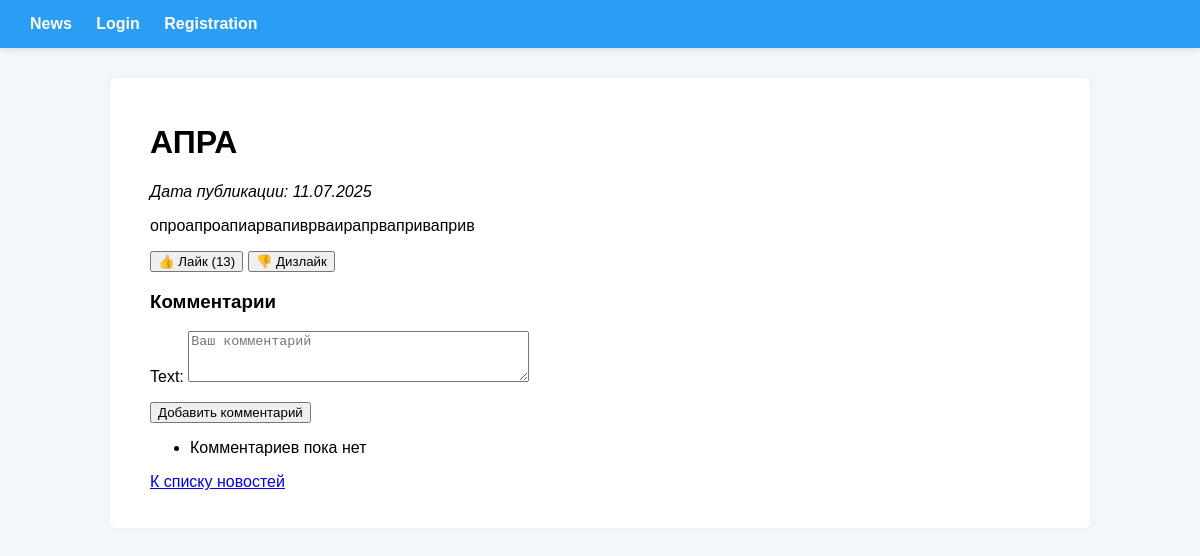
/news/news/52/, run on an earlier commit of the app's database.
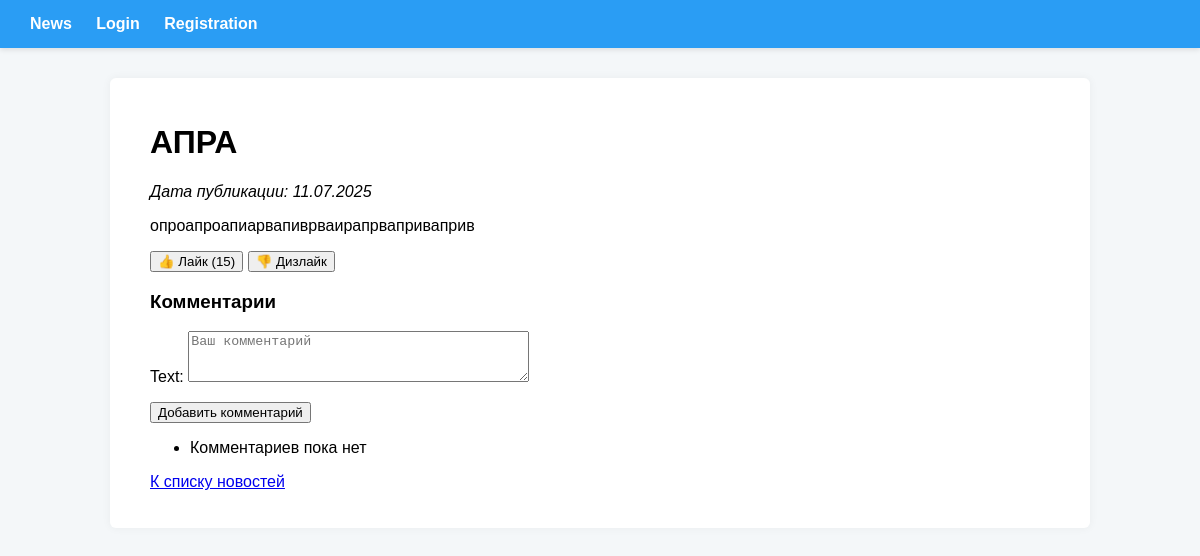
And on a later commit of the database.
### news/models.py (models this page shows, shortened)
class Post(models.Model):
    POST_TYPE_CHOICES = [
        ('article', _('Статья')),
        ('news', _('Новость')),
    ]
    author = models.ForeignKey(Author, on_delete=models.CASCADE, related_name='posts')
    post_type = models.CharField(max_length=10, choices=POST_TYPE_CHOICES)
    created_at = models.DateTimeField(auto_now_add=True)
    updated_at = models.DateTimeField(auto_now=True)
    categories = models.ManyToManyField(Category, through='PostCategory')
    title = models.CharField(max_length=255)
    content = models.TextField()
    rating = models.IntegerField(default=0)

### news/views.py (the view, shortened to what this page needs)
# urls.py: path('news/<int:pk>/', NewsDetailViewWithComments.as_view(), name='news_detail'),
class NewsDetailViewWithComments(View):
    def get(self, request, pk):
        news = get_object_or_404(Post, pk=pk, post_type='news')
        form = CommentForm()
        comments = news.comments.all().order_by('-created_at')
        return render(request, 'news/news_detail.html', {'item': news, 'form': form, 'comments': comments})

### news/forms.py
class CommentForm(forms.ModelForm):
    class Meta:
        model = Comment
        fields = ['text']
        widgets = {
            'text': forms.Textarea(attrs={'rows': 3, 'placeholder': 'Ваш комментарий'})
        }

### news/templates/news/news_detail.html (shortened to what this page needs)
{% extends "base.html" %}
{% block content %}
<h1>{{ item.title }}</h1>
<p><em>Дата публикации: {{ item.created_at|date:"d.m.Y" }}</em></p>
<p>{{ item.content }}</p>
<p>
<form action="{% url 'news_like' item.pk %}" method="post" style="display:inline;">
  <button type="submit">👍 Лайк ({{ item.rating }})</button>
</form>
<form action="{% url 'news_dislike' item.pk %}" method="post" style="display:inline;">
  <button type="submit">👎 Дизлайк</button>
</form>
</p>
<h3>Комментарии</h3>
<form method="post">
  {{ form.as_p }}
  <button type="submit">Добавить комментарий</button>
</form>
<ul>
  {% for comment in comments %}
    <li>
      <strong>{{ comment.user.username }}</strong> <small>{{ comment.created_at|date:"d.m.Y H:i" }}</small>
      <p>{{ comment.text }}</p>
      <p>Лайки: {{ comment.rating }}</p>
    </li>
  {% empty %}
    <li>Комментариев пока нет</li>
  {% endfor %}
</ul>
<a href="{% url 'news_list' %}">К списку новостей</a>
{% endblock %}

What changed in the data, as far as the page shows it:
changed Post "АПРА": rating "13" → "15"
